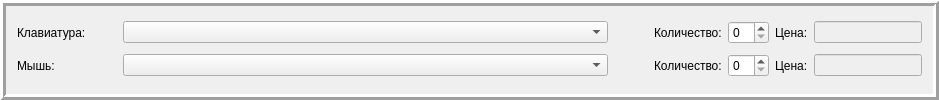
        <widget class="QFrame" name="frame_8">
         <property name="frameShape">
          <enum>QFrame::Box</enum>
         </property>
         <property name="frameShadow">
          <enum>QFrame::Raised</enum>
         </property>
         <property name="lineWidth">
          <number>3</number>
         </property>
         <layout class="QGridLayout" name="gridLayout_8">
          <item row="0" column="0">
           <layout class="QHBoxLayout" name="horizontalLayout_17">
            <item>
             <widget class="QLabel" name="label_46">
              <property name="minimumSize">
               <size>
                <width>100</width>
                <height>0</height>
               </size>
              </property>
              <property name="text">
               <string>Клавиатура: </string>
              </property>
             </widget>
            </item>
            <item>
             <widget class="QComboBox" name="comboBox_KB">
              <property name="minimumSize">
               <size>
                <width>485</width>
                <height>0</height>
               </size>
              </property>
             </widget>
            </item>
            <item>
             <spacer name="horizontalSpacer_24">
              <property name="orientation">
               <enum>Qt::Horizontal</enum>
              </property>
              <property name="sizeHint" stdset="0">
               <size>
                <width>40</width>
                <height>20</height>
               </size>
              </property>
             </spacer>
            </item>
            <item>
             <widget class="QLabel" name="label_47">
              <property name="text">
               <string>Количество:</string>
              </property>
             </widget>
            </item>
            <item>
             <widget class="QSpinBox" name="spinBox_KB"/>
            </item>
            <item>
             <widget class="QLabel" name="label_49">
              <property name="text">
               <string>Цена:</string>
              </property>
             </widget>
            </item>
            <item>
             <widget class="QLineEdit" name="lineEdit_price_KB">
              <property name="enabled">
               <bool>false</bool>
              </property>
              <property name="sizePolicy">
               <sizepolicy hsizetype="Fixed" vsizetype="Fixed">
                <horstretch>0</horstretch>
                <verstretch>0</verstretch>
               </sizepolicy>
              </property>
             </widget>
            </item>
           </layout>
          </item>
          <item row="1" column="0">
           <layout class="QHBoxLayout" name="horizontalLayout_18">
            <item>
             <widget class="QLabel" name="label_50">
              <property name="minimumSize">
               <size>
                <width>100</width>
                <height>0</height>
               </size>
              </property>
              <property name="text">
               <string>Мышь: </string>
              </property>
             </widget>
            </item>
            <item>
             <widget class="QComboBox" name="comboBox_Mouse">
              <property name="minimumSize">
               <size>
                <width>485</width>
                <height>0</height>
               </size>
              </property>
             </widget>
            </item>
            <item>
             <spacer name="horizontalSpacer_25">
              <property name="orientation">
               <enum>Qt::Horizontal</enum>
              </property>
              <property name="sizeHint" stdset="0">
               <size>
                <width>40</width>
                <height>20</height>
               </size>
              </property>
             </spacer>
            </item>
            <item>
             <widget class="QLabel" name="label_51">
              <property name="text">
               <string>Количество:</string>
              </property>
             </widget>
            </item>
            <item>
             <widget class="QSpinBox" name="spinBox_Mouse"/>
            </item>
            <item>
             <widget class="QLabel" name="label_53">
              <property name="text">
               <string>Цена:</string>
              </property>
             </widget>
            </item>
            <item>
             <widget class="QLineEdit" name="lineEdit_price_Mouse">
              <property name="enabled">
               <bool>false</bool>
              </property>
              <property name="sizePolicy">
               <sizepolicy hsizetype="Fixed" vsizetype="Fixed">
                <horstretch>0</horstretch>
                <verstretch>0</verstretch>
               </sizepolicy>
              </property>
             </widget>
            </item>
           </layout>
          </item>
         </layout>
        </widget>
